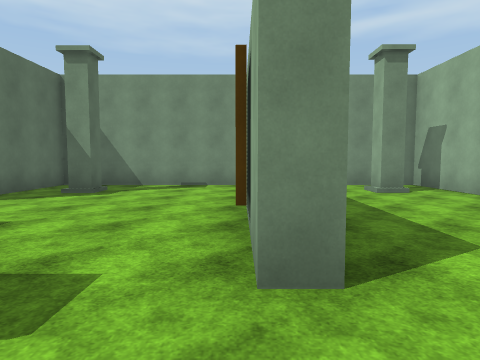
view 1 (above)

21 first-person views from a walk through a 3-D level made in the Unity game engine. The camera is 1.5 m above the floor, tilts 4° down and sees 75° across. The floor is counted in squares, 2 m on a side. Each view is taken from the middle of a square. On the plan, view 1 faces up. The plan holds only what a view shows up to about 10 squares ahead; the rest is blank. The place goes on beyond the plan. The player character is not drawn. Surface patterns are stand-ins for the level's own textures.

view 2
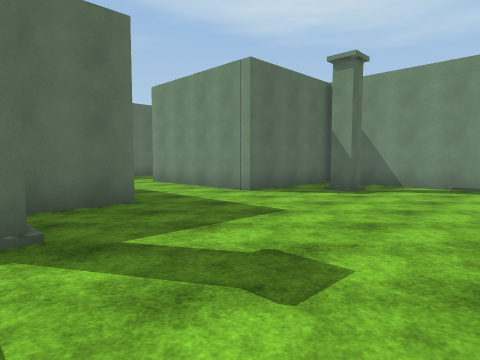

view 3
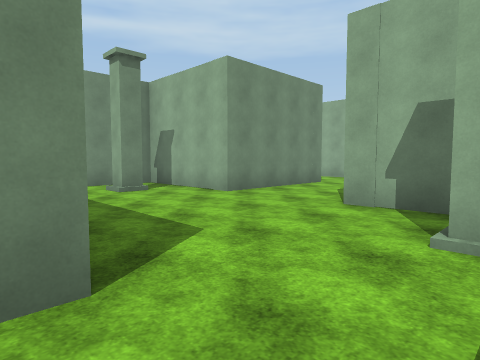

view 4
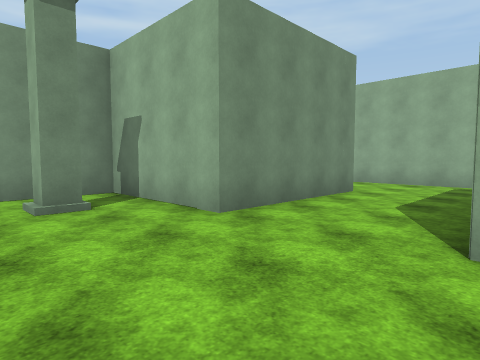

view 5
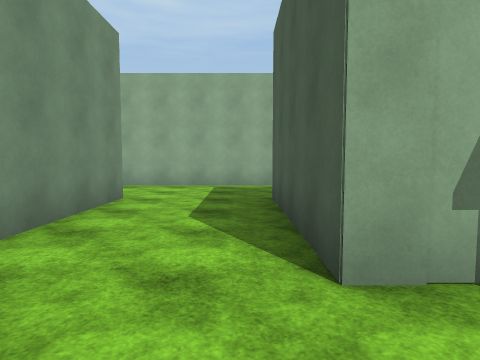

view 6
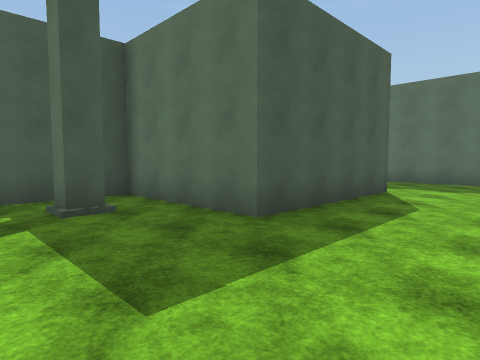

view 7
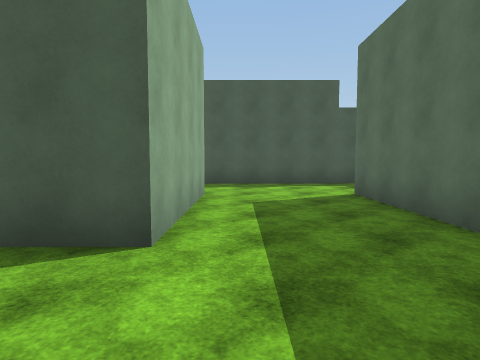

view 8
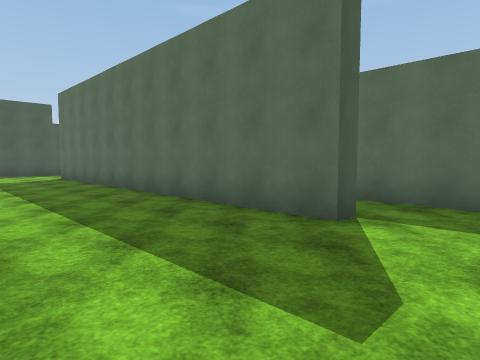

view 9
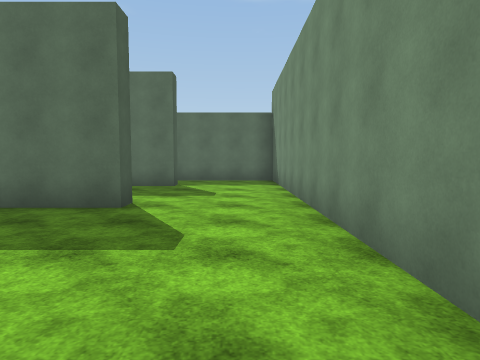

view 10
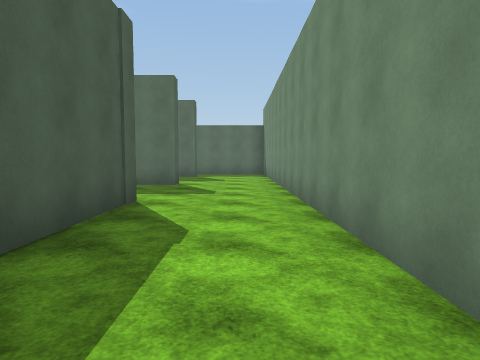

view 11
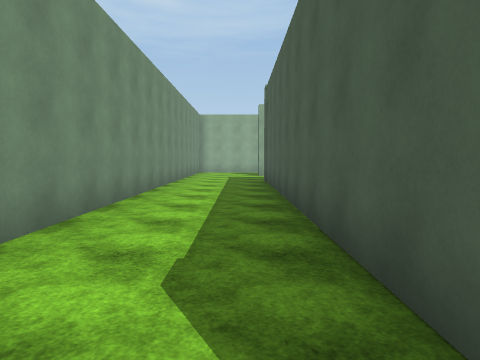

view 12
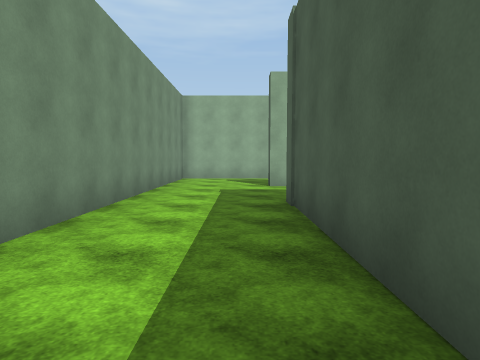

view 13
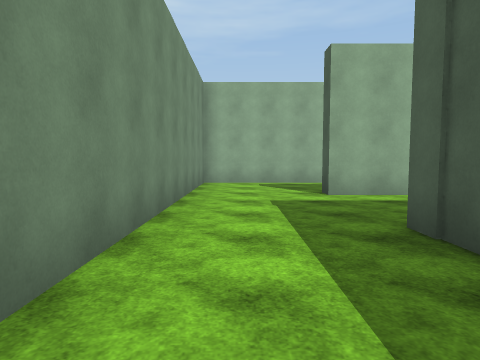

view 14
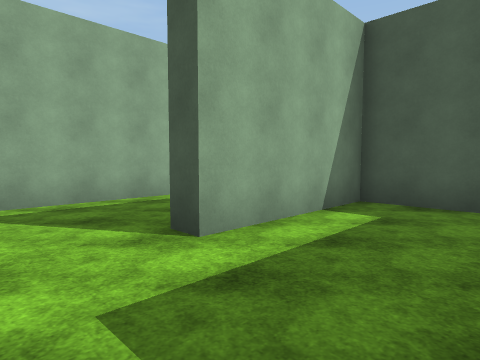

view 15
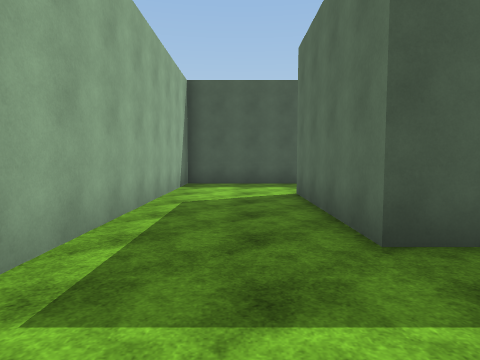

view 16
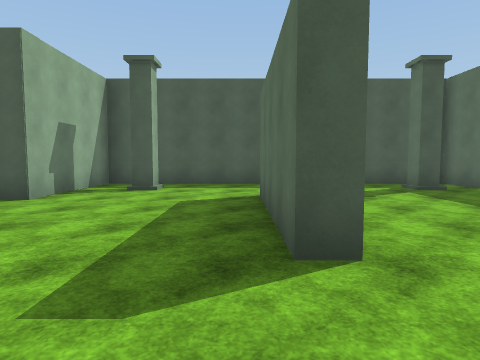

view 17
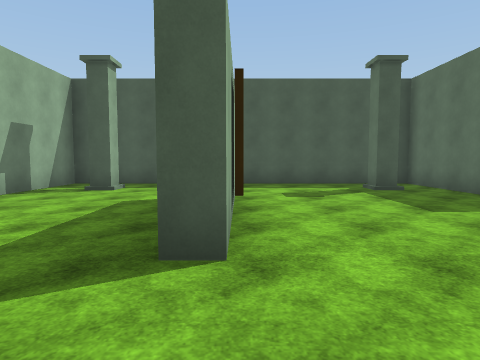

view 18
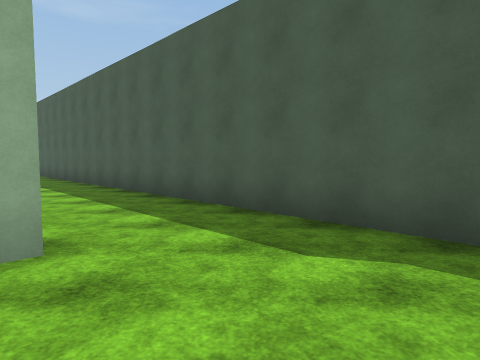

view 19
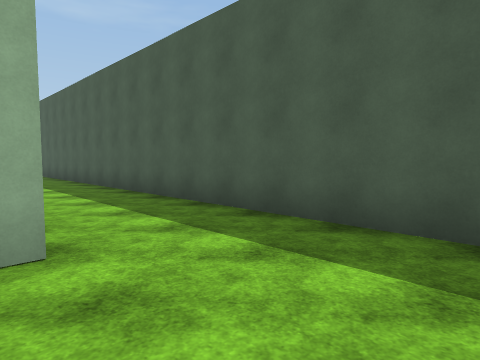

view 20
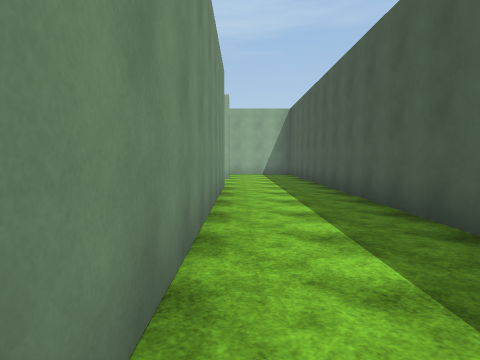

view 21
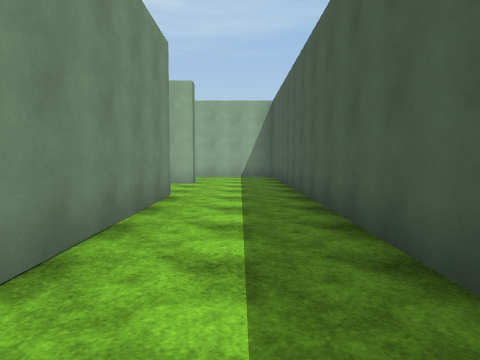

### Floor plan
Ten units are one square. View 1 is at (0, 0); x grows to the right and y downward. Boxes are objects, and circles mark ways between rooms. Rooms are numbered by the first view taken in them; rooms with no view inside come last. Other rooms are left out.
<svg viewBox="-144 -126 264 174">
<path fill="none" stroke="#000" d="M1 -57 6 -57 6 -17 1 -17 1 -57M0 -87 -49 -87 -49 -52 -90 -52M89 -52 48 -52 48 -87 28 -87M-93 16 -93 -24 -49 -24 -49 11 48 11 48 -24 88 -24 88 16M-94 -121 -139 -121M-130 -92 -124 -92 -124 16M95 43 115 43 115 -121 95 -121M-135 43 -95 43M-55 -92 54 -92M66 -57 83 -57 83 -92 89 -92M-92 -92 -87 -92 -87 -74M95 -121 -94 -121M54 16 -25 16M88 16 83 16 83 9M-95 43 95 43"/>
<rect x="-35" y="-5" width="10" height="10" fill="#bbb"><title>pillar</title></rect>
<rect x="-35" y="-75" width="10" height="10" fill="#bbb"><title>pillar</title></rect>
<rect x="25" y="-5" width="10" height="10" fill="#bbb"><title>pillar</title></rect>
<rect x="25" y="-75" width="10" height="10" fill="#bbb"><title>pillar</title></rect>
<circle cx="-90" cy="-105" r="3" fill="#2a7"/>
<circle cx="90" cy="-105" r="3" fill="#2a7"/>
<circle cx="-90" cy="25" r="3" fill="#2a7"/>
<circle cx="90" cy="25" r="3" fill="#2a7"/>
<text x="-10" y="-40">1</text>
<text x="0" y="-100">2</text>
<text x="0" y="20">3</text>
</svg>
Room 1 opens to room 2. Room 1 opens to room 3.

Where each view was taken, in squares from view 1:
view 1: 0 up, 0 right, facing up
view 2: 0 up, 0 right, facing up-left
view 3: 0 up, 0 right, facing up-right
view 4: 2 up, 2 right, facing up-right
view 5: 3 up, 3 right, facing right
view 6: 5 up, 2 left, facing down-left
view 7: 5 up, 10 left, facing down
view 8: 11 up, 9 left, facing down-left
view 9: 11 up, 4 left, facing left
view 10: 11 up, 0 right, facing left
view 11: 10 up, 5 left, facing right
view 12: 10 up, 0 right, facing right
view 13: 11 up, 2 right, facing right
view 14: 11 up, 6 right, facing down-right
view 15: 5 up, 10 right, facing down
view 16: 8 up, 1 right, facing down
view 17: 8 up, 0 right, facing down
view 18: 1 down, 12 left, facing down-right
view 19: 1 down, 8 left, facing down-right
view 20: 2 down, 3 left, facing right
view 21: 3 down, 1 left, facing right
